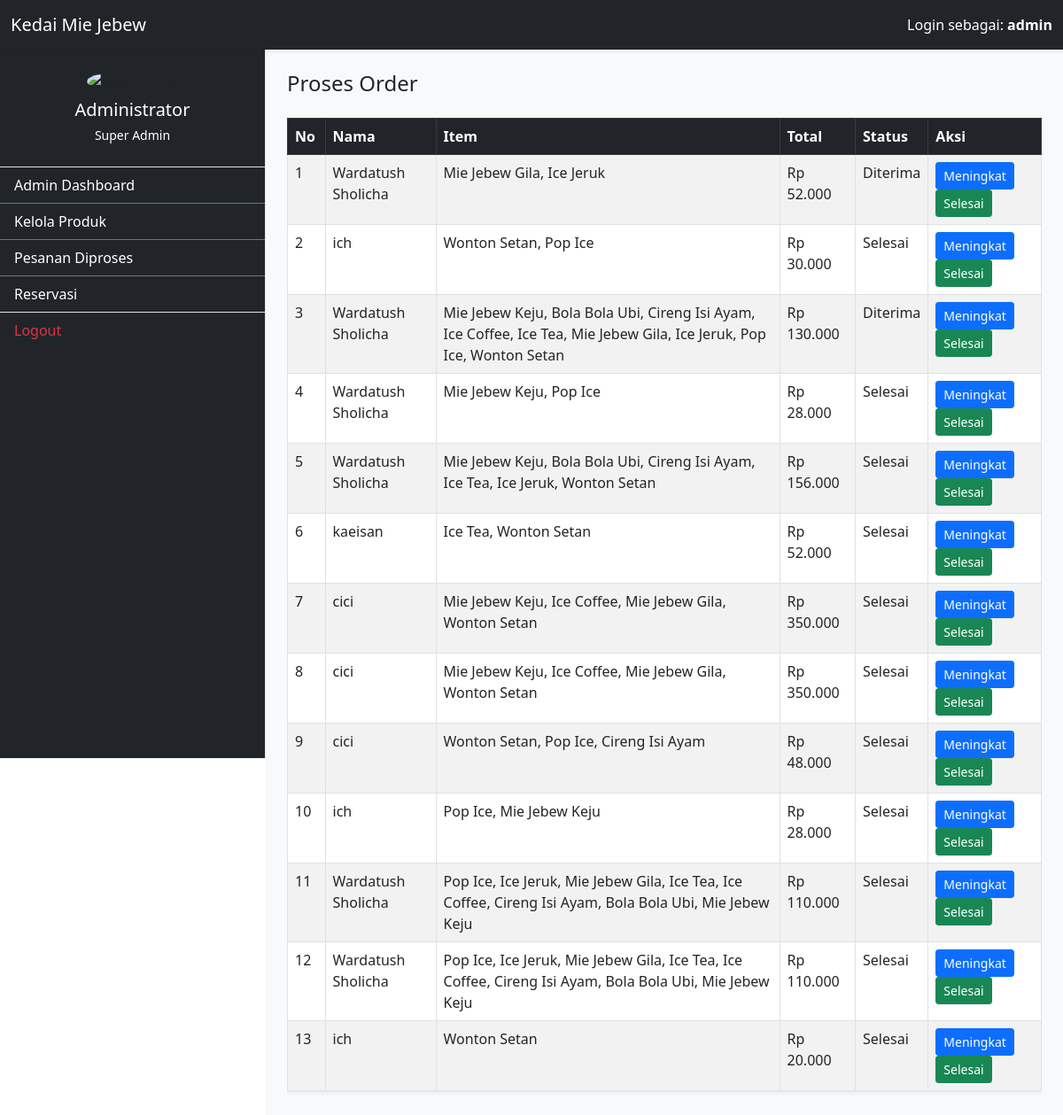
The page /admin/proses_order.php (signed in) on the database its author committed.
### tables this page shows
CREATE TABLE `pesanan` (
  `id_pesanan` int NOT NULL,
  `id_user` int DEFAULT NULL,
  `nama_pemesan` varchar(100) DEFAULT NULL,
  `metode_bayar` enum('Tunai','QRIS') DEFAULT NULL,
  `total_harga` decimal(12,2) DEFAULT NULL,
  `status` enum('Diterima','Dimasak','Ditunggu','Selesai') DEFAULT 'Diterima',
  `tanggal` timestamp NULL DEFAULT CURRENT_TIMESTAMP,
  `lokasi` enum('makan disini','bawa pulang') DEFAULT NULL
);

### admin/proses_order.php (the view, shortened to what this page needs)
<?php
require_once '../config/koneksi.php';
?>
<!DOCTYPE html>
<html lang="id">
<head>
    <link rel="stylesheet" href="../assets/lib/css/bootstrap.min.css">
</head>
<body>
<?php require_once 'components/header.php'; ?>
<div class="container-fluid">
    <div class="row">
    <?php require_once 'components/sidebar.php'; ?>
    <div class="col-md-9 bg-light p-4">
        <h4 class="mb-4">Proses Order</h4>
        <div class="table-responsive">
        <table class="table table-bordered table-striped table-hover bg-white shadow-sm">
            <thead class="table-dark">
                <tr>
                    <th width="5%">No</th>
                    <th>Nama</th>
                    <th>Item</th>
                    <th>Total</th>
                    <th>Status</th>
                    <th width="15%">Aksi</th>
                </tr>
            </thead>
            <tbody>
            <?php
            $sqlRead = "SELECT * FROM pesanan ORDER BY id_pesanan DESC";
            $queryRead = mysqli_query($koneksi, $sqlRead);
            $no = 1;
            while($data = mysqli_fetch_assoc($queryRead)){
                $id_pesanan = $data['id_pesanan'];
                $qDetail = mysqli_query($koneksi,"
                SELECT kp.nama_produk
                FROM detail_pesanan dp
                JOIN kelola_produk kp
                ON dp.id_produk = kp.id_produk
                WHERE dp.id_pesanan = '$id_pesanan'
                ");
                $item = [];
                while($d = mysqli_fetch_assoc($qDetail)){
                    $item[] = $d['nama_produk'];
                }
                echo "<tr>";
                echo "<td>".$no++."</td>";
                echo "<td>".$data['nama_pemesan']."</td>";
                echo "<td>".implode(', ', $item)."</td>";
                echo "<td>Rp ".number_format($data['total_harga'],0,',','.')."</td>";
                echo "<td>".$data['status']."</td>";
                echo "<td>
                    <a href='proses_order.php?action=advance&id_pesanan=".$data['id_pesanan']."'
                    class='btn btn-primary btn-sm'>
                    Meningkat
                    </a>
                    <a href='proses_order.php?action=complete&id_pesanan=".$data['id_pesanan']."'
                    class='btn btn-success btn-sm'>
                    Selesai
                    </a>
                </td>";
                echo "</tr>";
            }
            ?>
            </tbody>
        </table>
        </div>
    </div>
    </div>
</div>
</body>
</html>

### rows shown on the page
pesanan: nama_pemesan "Wardatush Sholicha", item "Mie Jebew Gila, Ice Jeruk", total_harga "52.000", status "Diterima"
pesanan: nama_pemesan "ich", item "Wonton Setan, Pop Ice", total_harga "30.000", status "Selesai"
pesanan: nama_pemesan "Wardatush Sholicha", item "Mie Jebew Keju, Bola Bola Ubi, Cireng Isi Ayam, Ice Coffee, Ice Tea, Mie Jebew Gila, Ice Jeruk, Pop Ice, Wonton Setan", total_harga "130.000", status "Diterima"
pesanan: nama_pemesan "Wardatush Sholicha", item "Mie Jebew Keju, Pop Ice", total_harga "28.000", status "Selesai"
pesanan: nama_pemesan "Wardatush Sholicha", item "Mie Jebew Keju, Bola Bola Ubi, Cireng Isi Ayam, Ice Tea, Ice Jeruk, Wonton Setan", total_harga "156.000", status "Selesai"
pesanan: nama_pemesan "kaeisan", item "Ice Tea, Wonton Setan", total_harga "52.000", status "Selesai"
pesanan: nama_pemesan "cici", item "Mie Jebew Keju, Ice Coffee, Mie Jebew Gila, Wonton Setan", total_harga "350.000", status "Selesai"
pesanan: nama_pemesan "cici", item "Mie Jebew Keju, Ice Coffee, Mie Jebew Gila, Wonton Setan", total_harga "350.000", status "Selesai"
pesanan: nama_pemesan "cici", item "Wonton Setan, Pop Ice, Cireng Isi Ayam", total_harga "48.000", status "Selesai"
pesanan: nama_pemesan "ich", item "Pop Ice, Mie Jebew Keju", total_harga "28.000", status "Selesai"
pesanan: nama_pemesan "Wardatush Sholicha", item "Pop Ice, Ice Jeruk, Mie Jebew Gila, Ice Tea, Ice Coffee, Cireng Isi Ayam, Bola Bola Ubi, Mie Jebew Keju", total_harga "110.000", status "Selesai"
pesanan: nama_pemesan "Wardatush Sholicha", item "Pop Ice, Ice Jeruk, Mie Jebew Gila, Ice Tea, Ice Coffee, Cireng Isi Ayam, Bola Bola Ubi, Mie Jebew Keju", total_harga "110.000", status "Selesai"
pesanan: nama_pemesan "ich", item "Wonton Setan", total_harga "20.000", status "Selesai"

### other values the page prints
$currentUser "admin"
